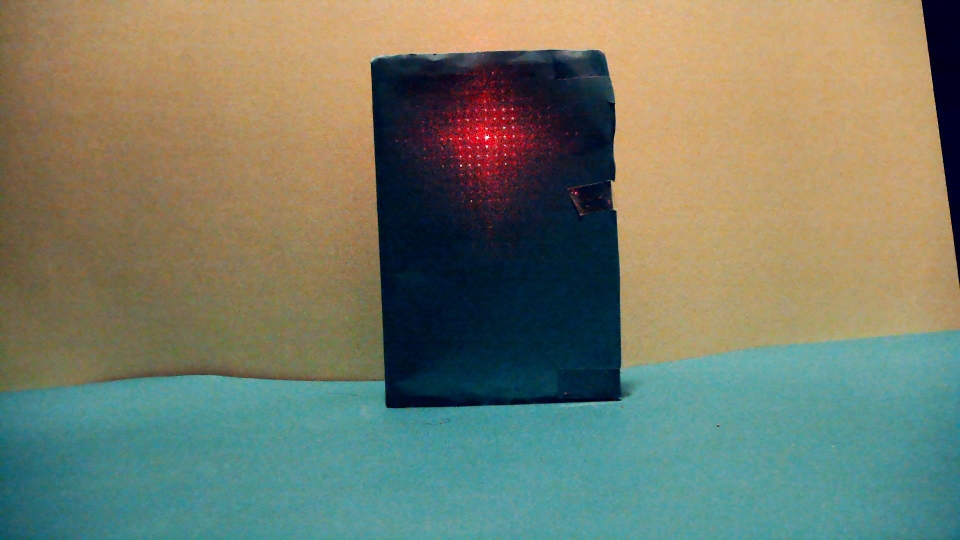
#> input picture Lidar_FLCDG/img1.jpeg, 1920 x 1080 px, given in place of the camera (shown at 1/2 size)
$ python main2.py   (older library calls are emulated)
#> lines starting #> are read from the running program, lines starting #| are printed output that depends on the picture; after the words box and inside, x2 and y2 are one past the last pixel; in counts of white or black regions, pixels touching at a corner belong together; long printed decimals are rounded
import numpy as np
import cv2
from scipy.spatial import ConvexHull
import time
from matplotlib import pyplot as plt

from pylab import array, plot, show, axis, arange, figure, uint8
#load image or camera and turn to HSV


def adjust_gamma(image, gamma=1.0):
    invGamma = 1.0 / gamma
    table = np.array([((i / 255.0) ** invGamma) * 255
                      for i in np.arange(0, 256)]).astype("uint8")
    return cv2.LUT(image, table)


cap = cv2.VideoCapture(1)
focus = 0  # min: 0, max: 255, increment:5
cap.set(cv2.CAP_PROP_AUTOFOCUS, 0)
cap.set(cv2.CAP_PROP_EXPOSURE, -13)
cap.set(14, 20)
cap.set(cv2.CAP_PROP_FRAME_WIDTH, 3000)
cap.set(cv2.CAP_PROP_FRAME_HEIGHT, 3000)
while(True):
    # Capture frame-by-frame
    ret, image = cap.read()
#> image is the input picture: shape (1080, 1920, 3); mean B, G, R 105.9, 124.7, 117.7
    capture = image
    grayImage = cv2.cvtColor(capture, cv2.COLOR_BGR2GRAY)
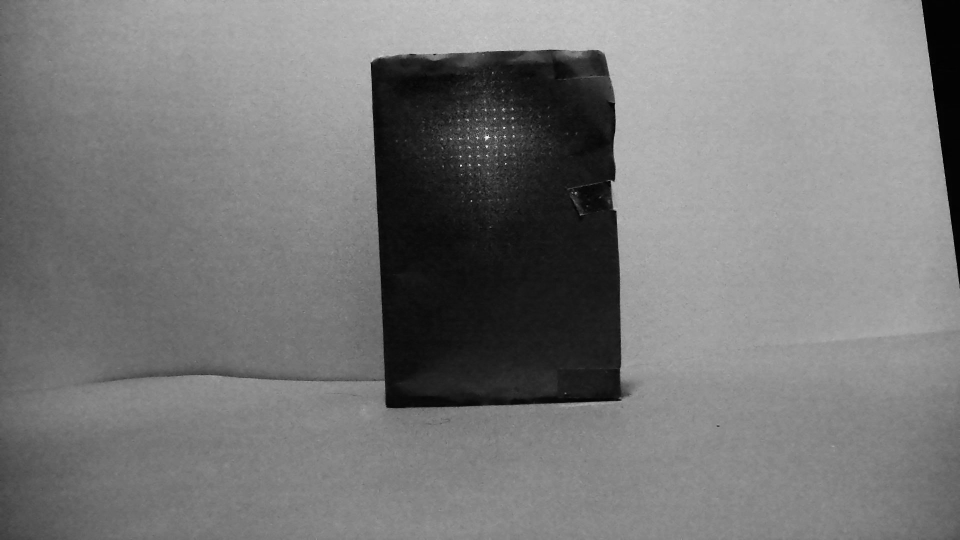
#> grayImage: shape (1080, 1920) (shown at 1/2 size); min 0, max 252, mean 120.5
    adjusted = adjust_gamma(grayImage, gamma = 1.4)
#> in adjust_gamma, `return cv2.LUT(image, table)`:
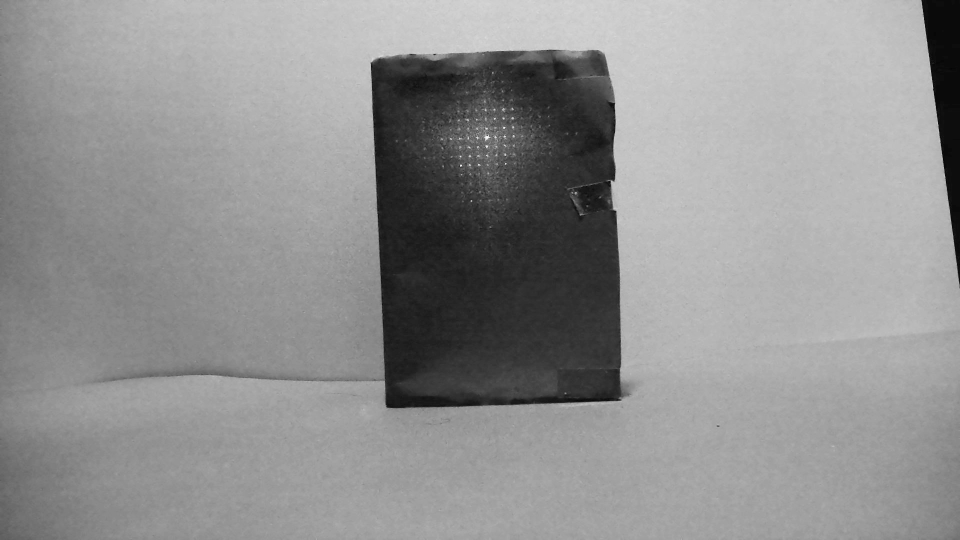
#> returned value: shape (1080, 1920) (shown at 1/2 size); min 0, max 252, mean 145
    blurrImage = cv2.GaussianBlur(adjusted, (7, 7), 0)
    th1, mask1 = cv2.threshold(blurrImage, 0, 255, cv2.THRESH_BINARY+cv2.THRESH_OTSU)
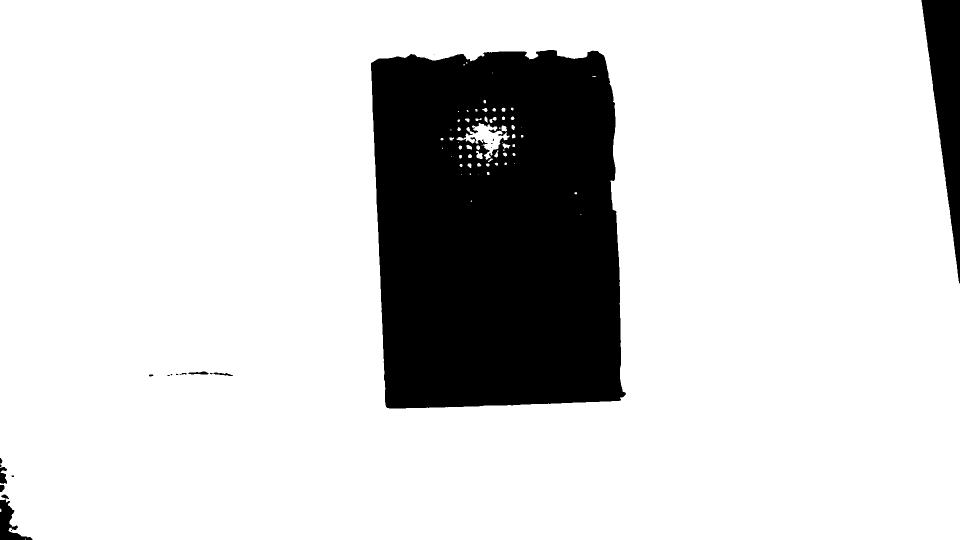
#> mask1: shape (1080, 1920) (shown at 1/2 size); 82.9% white; 21 black regions (10 under 20 px), largest, box (x1, y1, x2, y2) and area: (742, 100, 1252, 817) 328645, (1843, 0, 1920, 567) 22220, (0, 999, 65, 1080) 2168
#> th1 = 106
    th2, mask2 = cv2.threshold(adjusted, th1*1.5,255, cv2.THRESH_BINARY)
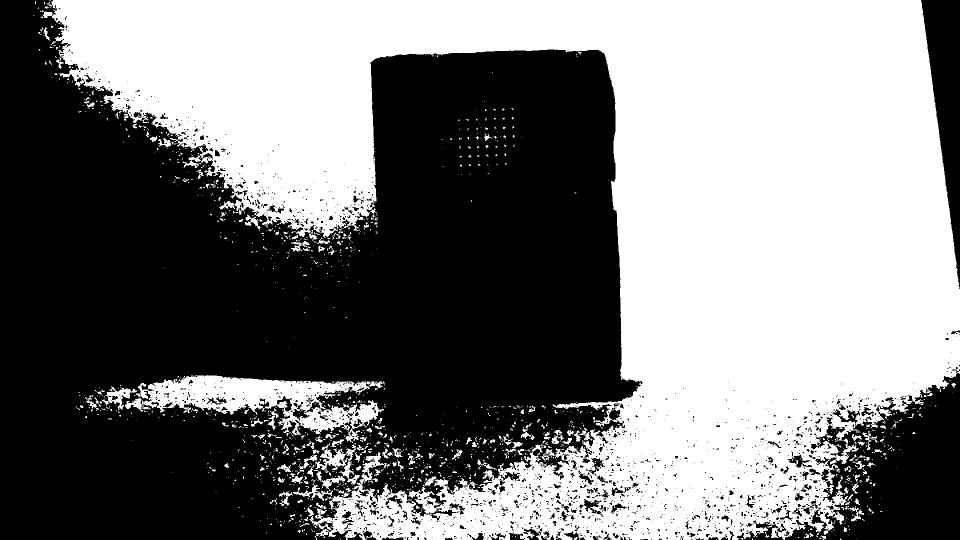
#> mask2: shape (1080, 1920) (shown at 1/2 size); 48.9% white; 1477 white regions (1251 under 20 px), largest, box (x1, y1, x2, y2) and area: (85, 0, 1920, 1080) 960204, (250, 750, 769, 886) 27695, (594, 885, 712, 950) 1966
#> th2 = 159
    kernel = np.ones((3, 3), np.uint8)
    print(th1)
#| 106.0
    erode = cv2.erode(mask2, kernel, iterations=1)
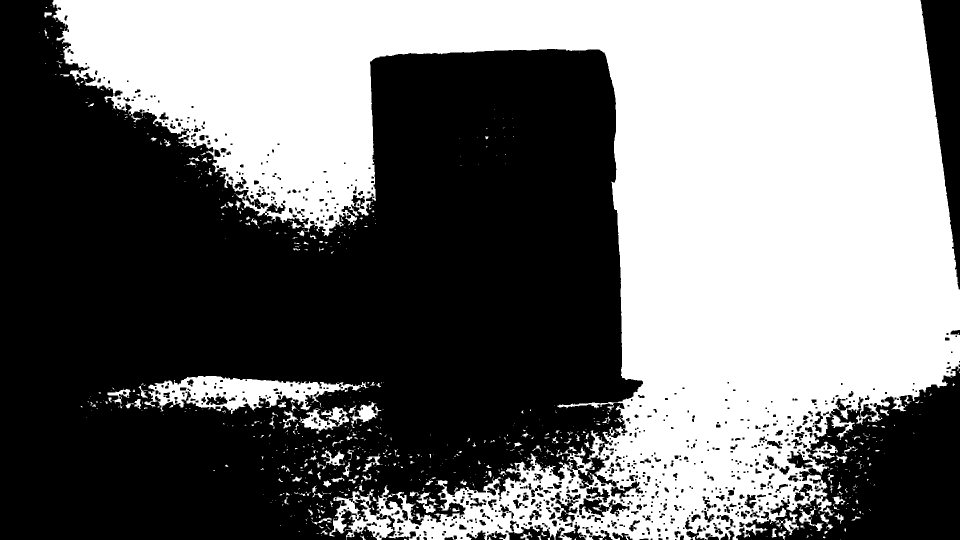
#> erode: shape (1080, 1920) (shown at 1/2 size); 45.2% white; 774 white regions (629 under 20 px)
    cv2.imshow("image", erode)

    im2, contours, hierarchy = cv2.findContours(erode, cv2.RETR_TREE, cv2.CHAIN_APPROX_SIMPLE)
#> contours = 1662 contours, 1014 with area under 20; largest, box (x1, y1, x2, y2) and area: (105, 0, 1920, 1080) 932602, (289, 752, 737, 828) 16235, (598, 814, 698, 867) 2374, (1155, 910, 1234, 978) 2014, (1157, 995, 1220, 1035) 1234
    # Obtain the coordinates
    n = 0
    points = np.zeros(shape=(len(contours), 2))
#> points = 1662 pairs, first value 0 to 0, second value 0 to 0
    if len(points) > 0:
        for cnt in contours:
            (x, y), radius = cv2.minEnclosingCircle(cnt)
            center = (int(x), int(y))
            radius = int(radius)
            points[n][0] = int(x)
            points[n][1] = int(y)
            n = n + 1
#> this loop made 1662 passes
#> (x, y, radius, center) on passes 8, 10, 13: (979.5, 1076, 3, (979, 1076)), (1078.7, 1075.7, 4, (1078, 1075)), (725.5, 1075, 6, (725, 1075))
#> after the loop, n = 1662; points = 1662 pairs, first value 78 to 1918, second value 10 to 1079
        #print(points)
        hull = ConvexHull(points)
        hull_points = hull.simplices
#> hull_points = 17 rows, first 8: [66, 0], [545, 826], [545, 489], [835, 821], [1489, 673], [1489, 821], [600, 673], [600, 66]
        print("Perimeter", hull.area)
#| Perimeter 4895.218
        #print("Area", hull.volume)

   # cv2.imshow("image", mask2)
    if cv2.waitKey(1) & 0xFF == ord('q'):
#> (key q is pressed here)
        break
    time.sleep(0.1)

# When everything done, release the capture
cap.release()
cv2.destroyAllWindows()
